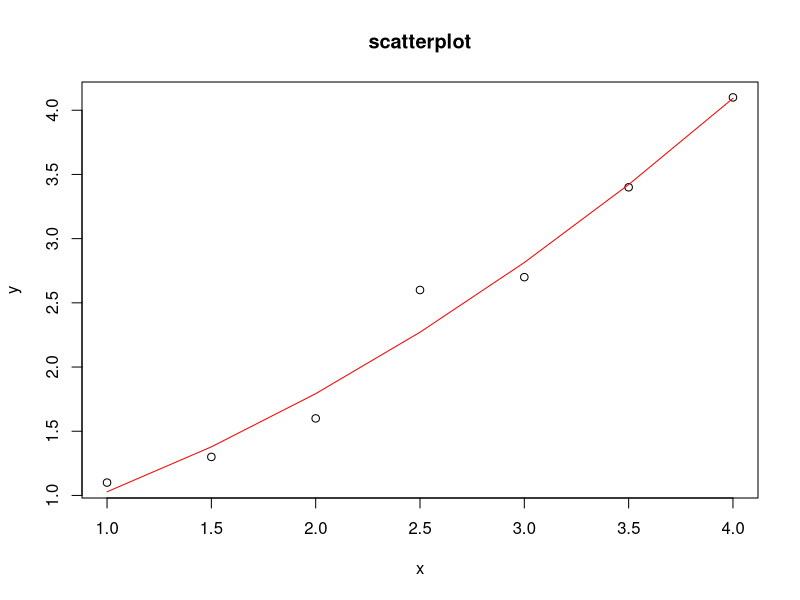

Here is the R script that generated this plot:
#Example 14 chapter 6 page no 254
x=seq(1,4.0,0.5)
y=c(1.1,1.3,1.6,2.6,2.7,3.4,4.1)
fit<-lm(y~poly(x,2,raw = "True"))
plot(x,y,main = "scatterplot")
parabola=fit$coefficient[3]*x^2 + fit$coefficient[2]*x +fit$coefficient[1]
lines(x,parabola,col="red")
cat("y =",fit$coefficient[3],"x^2 +",fit$coefficient[2],"x +",fit$coefficient[1])
 
